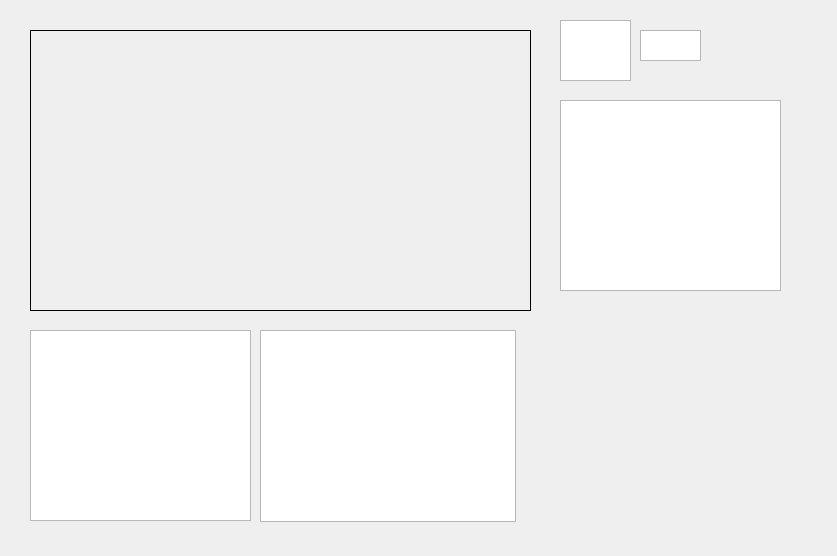
<?xml version="1.0" encoding="UTF-8"?>
<ui version="4.0">
 <class>HomeForm</class>
 <widget class="QWidget" name="HomeForm">
  <property name="geometry">
   <rect>
    <x>0</x>
    <y>0</y>
    <width>837</width>
    <height>556</height>
   </rect>
  </property>
  <property name="windowTitle">
   <string>Form</string>
  </property>
  <widget class="QLabel" name="Img_Label">
   <property name="geometry">
    <rect>
     <x>30</x>
     <y>30</y>
     <width>501</width>
     <height>281</height>
    </rect>
   </property>
   <property name="frameShape">
    <enum>QFrame::Box</enum>
   </property>
   <property name="text">
    <string/>
   </property>
  </widget>
  <widget class="QListWidget" name="PV_ListView">
   <property name="geometry">
    <rect>
     <x>30</x>
     <y>330</y>
     <width>221</width>
     <height>191</height>
    </rect>
   </property>
  </widget>
  <widget class="QListWidget" name="SOC_ListView">
   <property name="geometry">
    <rect>
     <x>560</x>
     <y>100</y>
     <width>221</width>
     <height>191</height>
    </rect>
   </property>
  </widget>
  <widget class="QListWidget" name="Grid_ListView">
   <property name="geometry">
    <rect>
     <x>640</x>
     <y>30</y>
     <width>61</width>
     <height>31</height>
    </rect>
   </property>
  </widget>
  <widget class="QListWidget" name="Load_ListView">
   <property name="geometry">
    <rect>
     <x>560</x>
     <y>20</y>
     <width>71</width>
     <height>61</height>
    </rect>
   </property>
  </widget>
  <widget class="QTableView" name="PV_TableView">
   <property name="geometry">
    <rect>
     <x>260</x>
     <y>330</y>
     <width>256</width>
     <height>192</height>
    </rect>
   </property>
  </widget>
 </widget>
 <resources/>
 <connections/>
</ui>
